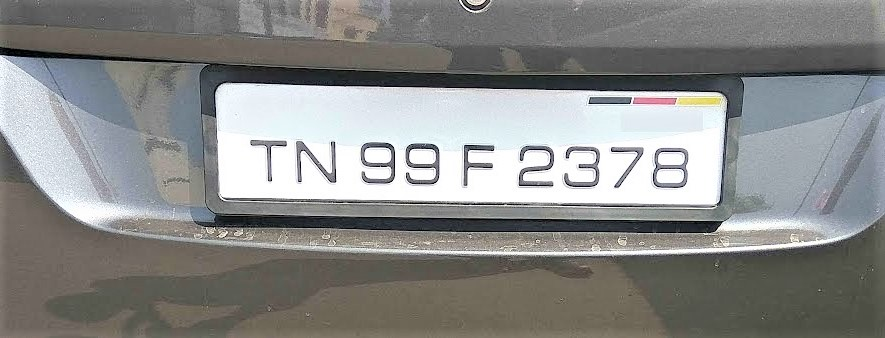
#> input picture c3.jpg, 885 x 338 px, found by its file name
$ python character_recog.py
#> lines starting #> are read from the running program, lines starting #| are printed output that depends on the picture
# -*- coding: utf-8 -*-
"""
Created on Mon Aug 26 13:42:13 2019

@author: HP
"""

from PIL import Image, ImageFilter
import pytesseract

img = Image.open('G:\sem7\humAIn\c3.jpg')
#> img is the input picture: PIL image 885x338 RGB; mean R, G, B 137.6, 138.4, 136.9
img2 = img.filter(ImageFilter.BLUR)
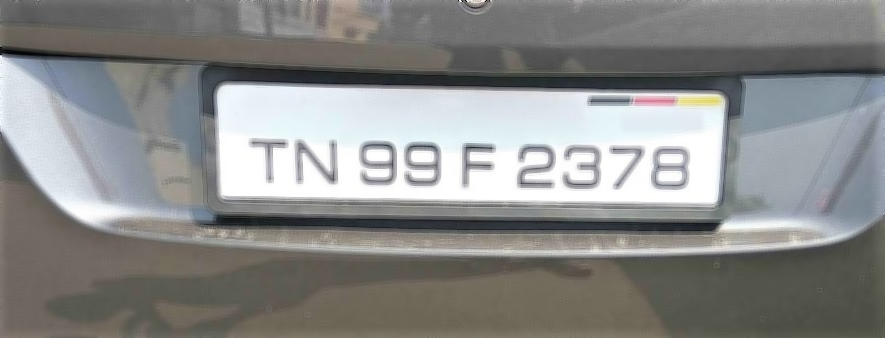
#> img2: PIL image 885x338 RGB; mean R, G, B 137.7, 138.4, 136.9
pixels = img2.load()
width, height = img2.size
#> width = 885; height = 338
x_ = []
y_ = []
for x in range(width):
    for y in range(height):
        if pixels[x, y] == (255, 255, 255):
            x_.append(x)
            y_.append(y)
#> after the loop, x_ = 6203 values from 225 to 713

img = img.crop((min(x_), min(y_),  max(x_), max(y_)))
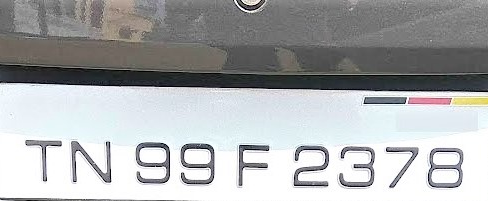
#> img: PIL image 488x201 RGB; mean R, G, B 171.3, 173.1, 174.3
#> (the run stopped early here; a loop or call above may not have finished)
